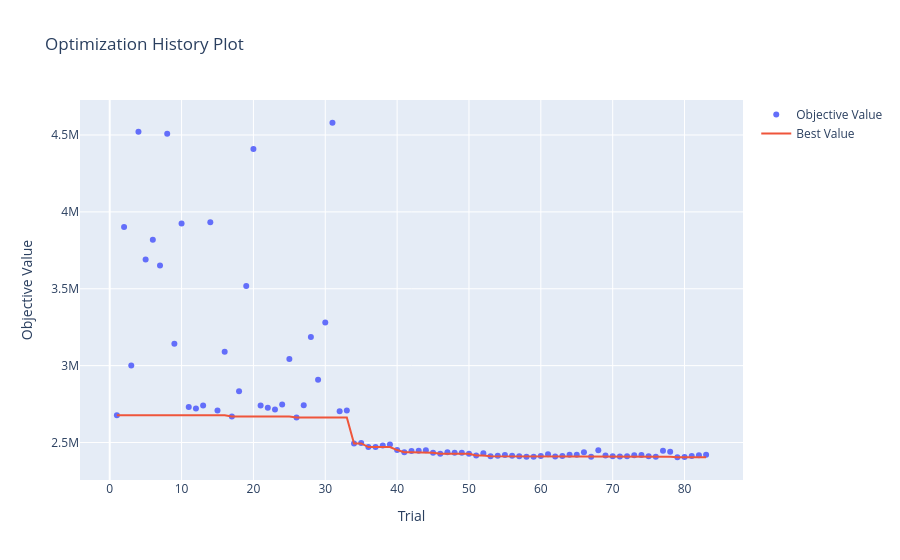

Notebook cell for this chart:
### Code cell
# График истории оптимизации показывает, как менялась целевая метрика с каждым новым испытанием.
# Это позволяет оценить, насколько быстро модель сходится к лучшему решению.

plot_optimization_history = optuna.visualization.plot_optimization_history(study) # ваш код здесь
plot_optimization_history.show()
plot_optimization_history.write_image(f'{FEATURE_DIR}/optimization_history.png')
